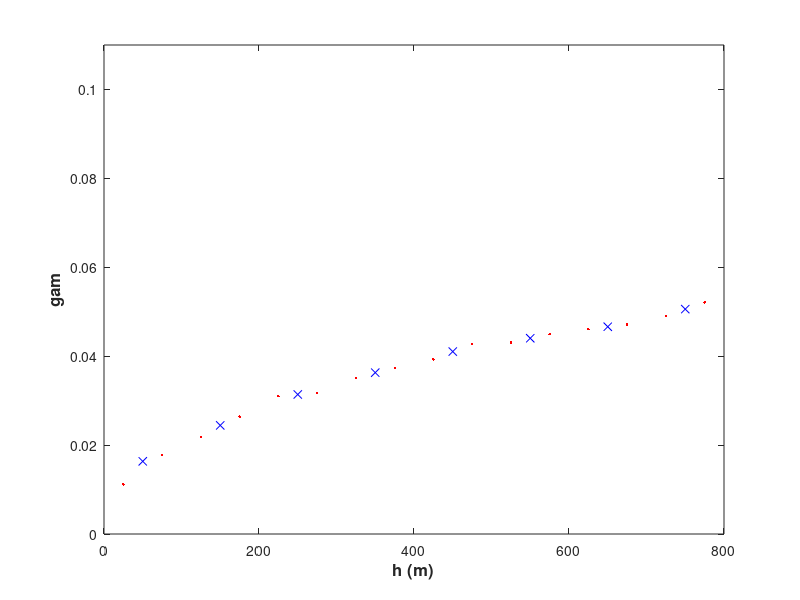
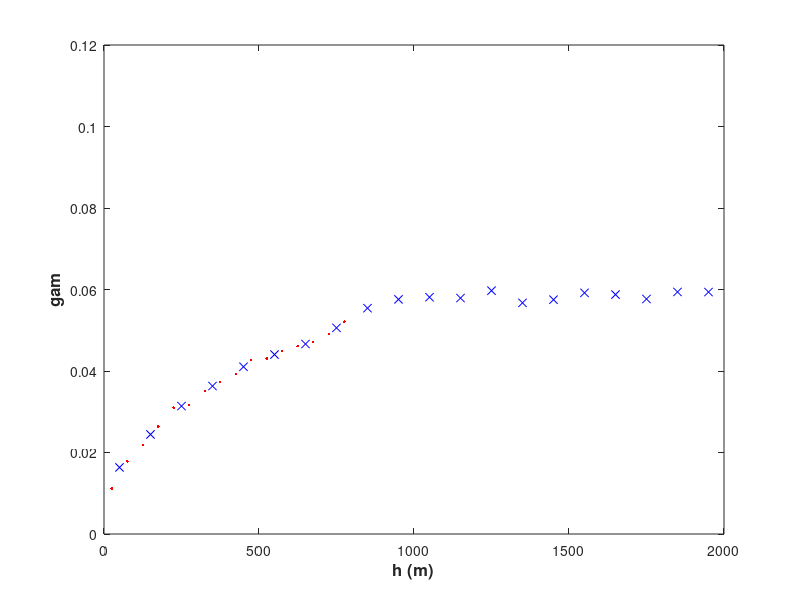

The MATLAB script that drew these images, in order: (Note: this script raises an error after producing the figures.)
% Load Data
% Load the experimental variogram data from a experimental variogram
load('results/experimental_variogram_data.mat');

% Plot Experimental Variogram at Two Scales
% First plot for data near the origin
figure(1);
plot(hc1, gam1, '.r'); hold on; % Plot Fine Example (red)
plot(hc2, gam2, 'xb'); % Plot Coarse Example (blue)
xlabel('h (m)', 'FontSize', 12, 'FontWeight', 'bold'); % x-axis label
ylabel('gam', 'FontSize', 12, 'FontWeight', 'bold'); % y-axis label
axis([0 800 0 0.11]); % Set axis limits for the first plot

% Second plot for the entire scale
figure(2);
plot(hc1, gam1, '.r'); hold on; % Plot Fine Example (red)
plot(hc2, gam2, 'xb'); % Plot Coarse Example (blue)
xlabel('h (m)', 'FontSize', 12, 'FontWeight', 'bold'); % x-axis label
ylabel('gam', 'FontSize', 12, 'FontWeight', 'bold'); % y-axis label
axis([0 2000 0 0.12]); % Set axis limits for the second plot

% Define the Target Function (Variogram Model)
% Define the target function for variogram fitting
targetFunction = @(p, x) p(1) + p(2) * (((x + p(6)).^2 + p(3)^2).^0.5 - p(3)) + p(4) * (1 - exp(-((x + p(6)) / p(5)).^2));

% Initial guess for the model parameters
initialParams = [0.0012, 0.0000063, 0.4, 0.0454, 600, 290];

% Combine the experimental data for fitting
xdata = [hc1 hc2]; % Distance data
ydata = [gam1 gam2]; % Corresponding variogram values

% Fit the Model Using lsqcurvefit
% Set options for the curve fitting algorithm
options = optimoptions('lsqcurvefit', 'Display', 'iter', 'Algorithm', 'trust-region-reflective');

% Perform the curve fitting to estimate model parameters
params = lsqcurvefit(targetFunction, initialParams, xdata, ydata, [], [], options);

% Display the fitted parameters
disp('Fitted parameters:');
disp(params);

% Extract the fitted parameters into individual variables
C0 = params(1); 
C1 = params(2); 
C2 = params(3); 
C3 = params(4); 
C4 = params(5); 
C5 = params(6);
vg_params = [C0 C1 C2 C3 C4 C5];
% Generate model variogram using the fitted parameters
xModel = linspace(0, max(hc2), 1000); % Generate a range of distances
yModel = targetFunction(params, xModel); % Evaluate the model at these distances

% Plot the Fitting Results
% Plot the fitted model for the first figure (near the origin)
figure(1);
plot(xModel, yModel, 'k', 'LineWidth', 2); % Plot the model in black
text(20, 0.10, 'Model curve:');
text(20, 0.09, 'gam = C0 + C1*(((h+C5)^2 + C2^2)^{0.5} - C2) + C3*(1 - exp(-((h+C5)/C4)^2))');
text(20, 0.08, ['C0 = ' num2str(C0) '; C1 = ' num2str(C1) '; C2 = ' num2str(C2) '; C3 = ' num2str(C3) '; C4 = ' num2str(C4) '; C5 = ' num2str(C5)]);
title('VARIOGRAM MANUAL-FITTING RESULTS (Near Origin)');
grid on;

% Plot the fitted model for the second figure (entire scale)
figure(2);
plot(xModel, yModel, 'k', 'LineWidth', 2); % Plot the model in black
text(50, 0.11, 'Model curve:');
text(50, 0.10, 'gam = C0 + C1*(((h+C5)^2 + C2^2)^{0.5} - C2) + C3*(1 - exp(-((h+C5)/C4)^2))');
text(50, 0.09, ['C0 = ' num2str(C0) '; C1 = ' num2str(C1) '; C2 = ' num2str(C2) '; C3 = ' num2str(C3) '; C4 = ' num2str(C4) '; C5 = ' num2str(C5)]);
title('VARIOGRAM MANUAL-FITTING RESULTS (For Entire h-Scale)');
grid on;
save results/model_variogram_parameters C0 C1 C2 C3 C4 C5 vg_params
